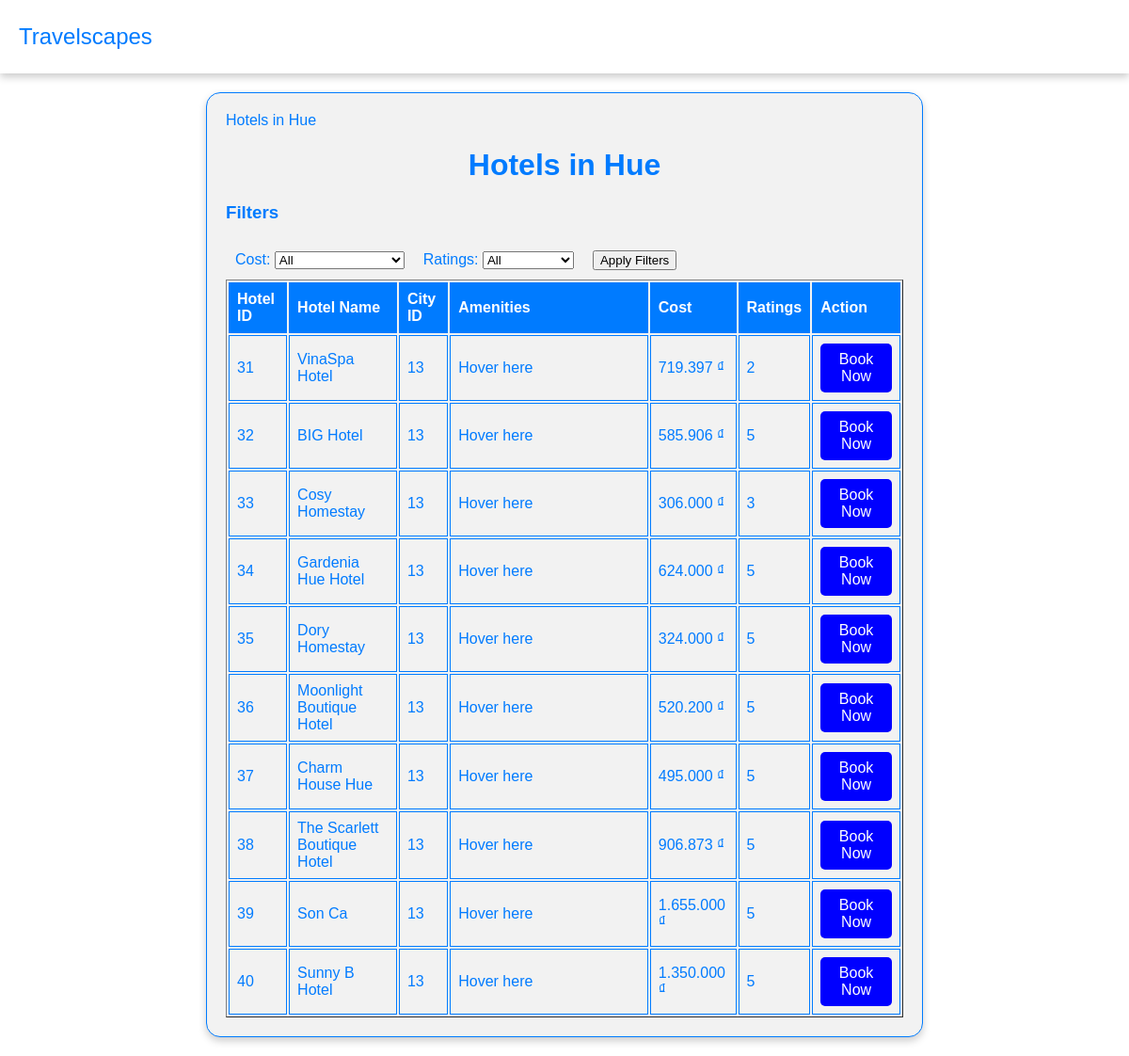
Screenshot of /view_hotels.php?city_id=13 with the database file from the repository.
### tables this page shows
CREATE TABLE `cities` (
  `cityid` int NOT NULL AUTO_INCREMENT,
  `city` varchar(255) NOT NULL,
  `region` varchar(255) NOT NULL,
  `season` varchar(255) NOT NULL,
  `days` int NOT NULL,
  `cost` int NOT NULL,
  PRIMARY KEY (`cityid`)
);

CREATE TABLE `hotels` (
  `hotelid` int NOT NULL AUTO_INCREMENT,
  `hotel` varchar(255) NOT NULL,
  `cityid` int DEFAULT NULL,
  `cost` bigint DEFAULT NULL,
  `amenities` text,
  `ratings` int DEFAULT NULL,
  PRIMARY KEY (`hotelid`),
  KEY `hotels_ibfk_1` (`cityid`),
  CONSTRAINT `hotels_ibfk_1` FOREIGN KEY (`cityid`) REFERENCES `cities` (`cityid`) ON DELETE CASCADE
);

### view_hotels.php (the view, shortened to what this page needs)
<?php
include 'dbconnect.php';
$cityId = $_GET['city_id'];
$cityName = '';
$citySql = "SELECT city FROM cities WHERE cityid = $cityId";
$cityResult = $conn->query($citySql);
if ($cityResult->num_rows > 0) {
    $row = $cityResult->fetch_assoc();
    $cityName = $row['city'];
}
$sql = "SELECT * FROM hotels WHERE cityid = $cityId";
$result = $conn->query($sql);
$selectedCost = isset($_POST["cost"]) ? $_POST["cost"] : "All";
$selectedRatings = isset($_POST["ratings"]) ? $_POST["ratings"] : "All";
?>
<!DOCTYPE html>
<html>
<head>
    <link rel="stylesheet" href="./css/hotels.css">
</head>
<body>
<div class="navbar">
    <span class="logo">Travelscapes</span>
</div>
<div class="content-container">
Hotels in <?php echo $cityName; ?>
    <h1>Hotels in <?php echo $cityName; ?></h1>
    <form method="post" action="<?php echo $_SERVER['PHP_SELF'] . "?city_id=$cityId"; ?>">
        <h3>Filters</h3>
        <div class="filter-container">
            <div class="filter-select">
                <label>Cost:
                    <select name="cost">
                        <option value="All" <?php if ($selectedCost === "All") echo "selected"; ?>>All</option>
                    </select>
                </label>
            </div>
            <div class="filter-select">
                <label>Ratings:
                    <select name="ratings">
                        <option value="All" <?php if ($selectedRatings === "All") echo "selected"; ?>>All</option>
                    </select>
                </label>
            </div>
            <div class="filter-select">
                <input type="submit" value="Apply Filters">
            </div>
        </div>
    </form>
    <?php
    if ($result->num_rows > 0) {
        echo "<table border='1'>";
        echo "<tr>";
        echo "<th>Hotel ID</th>";
        echo "<th>Hotel Name</th>";
        echo "<th>City ID</th>";
        echo "<th class='amenities-column'>Amenities</th>";
        echo "<th>Cost</th>";
        echo "<th>Ratings</th>";
        echo "<th>Action</th>";
        echo "</tr>";
        while ($row = $result->fetch_assoc()) {
            $amenities = explode(',', $row['amenities']);
            echo "<tr>";
            echo "<td>" . $row['hotelid'] . "</td>";
            echo "<td>" . $row['hotel'] . "</td>";
            echo "<td>" . $row['cityid'] . "</td>";
            echo "<td class='amenities-column'>" .
                 "<div class='amenities-list'>" .
                 join("<br>", array_map(function ($index, $amenity) {
                     return "<span class='amenity-item'>{$index}. {$amenity}</span>";
                 }, range(1, count($amenities)), $amenities)) .
                 "</div>" .
                 "Hover here";
            echo "</td>";
            echo "<td>" . number_format($row['cost'], 0, ',', '.') . " ₫</td>";
            echo "<td>" . $row['ratings'] . "</td>";
            echo "<td><a href='booking.php?hotel_id=" . $row['hotelid'] . "' class='book-button'>Book Now</a></td>";
            echo "</tr>";
        }
        echo "</table>";
    } else {
        echo "No hotels found in " . $cityName;
    }
    ?>
    </div>
</body>
</html>

### css/hotels.css (style rules this page uses)
body { background-color: #fff; color: #007bff; font-family: Arial, sans-serif; margin: 0; padding: 0; }
h1 { color: #007bff; text-align: center; margin-top: 20px; }
.filter-container { display: flex; flex-direction: row; align-items: center; }
.filter-select { margin: 10px; }
table { width: 100%; }
th, td { border: 1px solid #007bff; padding: 8px; text-align: left; }
th { background-color: #007bff; color: #fff; }
.amenities-column { width: 30%; transition: width 0.3s; }
.book-button { background-color: #007bff; color: #fff; padding: 8px 16px; text-align: center; text-decoration: none; display: inline-block; border: none; cursor: pointer; border-radius: 5px; }
.book-button { background-color: blue; color: white; padding: 8px 16px; text-align: center; text-decoration: none; display: inline-block; border: none; cursor: pointer; border-radius: 5px; }
.navbar { background-color: white; overflow: hidden; box-shadow: 0px 4px 8px rgba(0, 0, 0, 0.2); padding: 15px 0; }
.logo { float: left; padding: 10px 20px; font-size: 24px; color: #007bff; }
.content-container { background-color: #f2f2f2; border: 1px solid #007bff; border-radius: 15px; box-shadow: 0px 4px 8px rgba(0, 0, 0, 0.2); margin: 20px auto; padding: 20px; width: 60%; }

### rows the page displays
cities: city "Hue"
hotels: hotelid "31", hotel "VinaSpa Hotel", cityid "13", cost "719.397", ratings "2"
hotels: hotelid "32", hotel "BIG Hotel", cityid "13", cost "585.906", ratings "5"
hotels: hotelid "33", hotel "Cosy Homestay", cityid "13", cost "306.000", ratings "3"
hotels: hotelid "34", hotel "Gardenia Hue Hotel", cityid "13", cost "624.000", ratings "5"
hotels: hotelid "35", hotel "Dory Homestay", cityid "13", cost "324.000", ratings "5"
hotels: hotelid "36", hotel "Moonlight Boutique Hotel", cityid "13", cost "520.200", ratings "5"
hotels: hotelid "37", hotel "Charm House Hue", cityid "13", cost "495.000", ratings "5"
hotels: hotelid "38", hotel "The Scarlett Boutique Hotel", cityid "13", cost "906.873", ratings "5"
hotels: hotelid "39", hotel "Son Ca", cityid "13", cost "1.655.000", ratings "5"
hotels: hotelid "40", hotel "Sunny B Hotel", cityid "13", cost "1.350.000", ratings "5"
